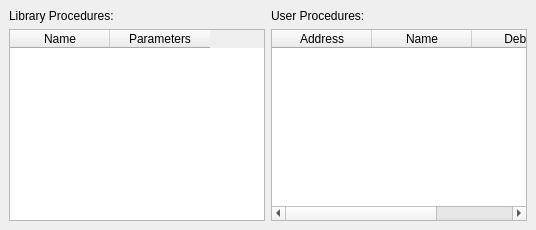
          <widget class="QWidget" name="decode" >
           <layout class="QVBoxLayout" >
            <property name="margin" >
             <number>9</number>
            </property>
            <property name="spacing" >
             <number>6</number>
            </property>
            <item>
             <layout class="QHBoxLayout" >
              <property name="margin" >
               <number>0</number>
              </property>
              <property name="spacing" >
               <number>6</number>
              </property>
              <item>
               <layout class="QVBoxLayout" >
                <property name="margin" >
                 <number>0</number>
                </property>
                <property name="spacing" >
                 <number>6</number>
                </property>
                <item>
                 <widget class="QLabel" name="label_7" >
                  <property name="text" >
                   <string>Library Procedures:</string>
                  </property>
                 </widget>
                </item>
                <item>
                 <widget class="QTableWidget" name="libProcs" >
                  <property name="editTriggers" >
                   <set>QAbstractItemView::NoEditTriggers</set>
                  </property>
                  <property name="selectionMode" >
                   <enum>QAbstractItemView::SingleSelection</enum>
                  </property>
                  <property name="selectionBehavior" >
                   <enum>QAbstractItemView::SelectRows</enum>
                  </property>
                  <property name="showGrid" >
                   <bool>false</bool>
                  </property>
                  <property name="sortingEnabled" >
                   <bool>true</bool>
                  </property>
                  <column>
                   <property name="text" >
                    <string>Name</string>
                   </property>
                  </column>
                  <column>
                   <property name="text" >
                    <string>Parameters</string>
                   </property>
                  </column>
                 </widget>
                </item>
               </layout>
              </item>
              <item>
               <layout class="QVBoxLayout" >
                <property name="margin" >
                 <number>0</number>
                </property>
                <property name="spacing" >
                 <number>6</number>
                </property>
                <item>
                 <widget class="QLabel" name="label_6" >
                  <property name="text" >
                   <string>User Procedures:</string>
                  </property>
                 </widget>
                </item>
                <item>
                 <widget class="QTableWidget" name="userProcs" >
                  <property name="editTriggers" >
                   <set>QAbstractItemView::AnyKeyPressed|QAbstractItemView::DoubleClicked|QAbstractItemView::EditKeyPressed|QAbstractItemView::NoEditTriggers</set>
                  </property>
                  <property name="showGrid" >
                   <bool>false</bool>
                  </property>
                  <property name="columnCount" >
                   <number>3</number>
                  </property>
                  <property name="sortingEnabled" >
                   <bool>true</bool>
                  </property>
                  <column>
                   <property name="text" >
                    <string>Address</string>
                   </property>
                  </column>
                  <column>
                   <property name="text" >
                    <string>Name</string>
                   </property>
                  </column>
                  <column>
                   <property name="text" >
                    <string>Debug</string>
                   </property>
                  </column>
                 </widget>
                </item>
               </layout>
              </item>
             </layout>
            </item>
           </layout>
          </widget>
